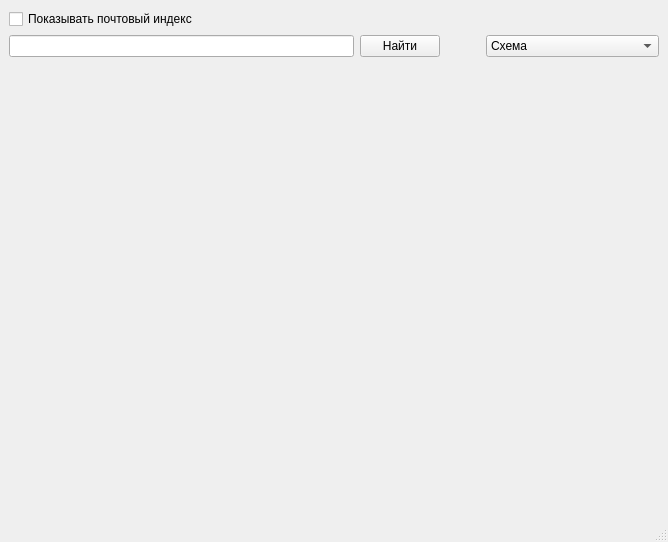
<?xml version="1.0" encoding="UTF-8"?>
<ui version="4.0">
 <class>MainWindow</class>
 <widget class="QMainWindow" name="MainWindow">
  <property name="geometry">
   <rect>
    <x>0</x>
    <y>0</y>
    <width>668</width>
    <height>542</height>
   </rect>
  </property>
  <property name="minimumSize">
   <size>
    <width>668</width>
    <height>542</height>
   </size>
  </property>
  <property name="maximumSize">
   <size>
    <width>668</width>
    <height>542</height>
   </size>
  </property>
  <property name="windowTitle">
   <string>MainWindow</string>
  </property>
  <widget class="QWidget" name="centralwidget">
   <layout class="QVBoxLayout" name="verticalLayout">
    <item>
     <widget class="QCheckBox" name="chb_index">
      <property name="enabled">
       <bool>true</bool>
      </property>
      <property name="sizePolicy">
       <sizepolicy hsizetype="Fixed" vsizetype="Fixed">
        <horstretch>0</horstretch>
        <verstretch>0</verstretch>
       </sizepolicy>
      </property>
      <property name="text">
       <string>Показывать почтовый индекс</string>
      </property>
     </widget>
    </item>
    <item>
     <layout class="QHBoxLayout" name="horizontalLayout" stretch="2,0,0,1">
      <item>
       <widget class="QLineEdit" name="le_find"/>
      </item>
      <item>
       <widget class="QPushButton" name="btn_find">
        <property name="text">
         <string>Найти</string>
        </property>
       </widget>
      </item>
      <item>
       <spacer name="horizontalSpacer">
        <property name="orientation">
         <enum>Qt::Horizontal</enum>
        </property>
        <property name="sizeType">
         <enum>QSizePolicy::Expanding</enum>
        </property>
        <property name="sizeHint" stdset="0">
         <size>
          <width>40</width>
          <height>20</height>
         </size>
        </property>
       </spacer>
      </item>
      <item>
       <widget class="QComboBox" name="cb_mode">
        <item>
         <property name="text">
          <string>Схема</string>
         </property>
        </item>
        <item>
         <property name="text">
          <string>Спутник</string>
         </property>
        </item>
        <item>
         <property name="text">
          <string>Гибрид</string>
         </property>
        </item>
       </widget>
      </item>
     </layout>
    </item>
    <item>
     <widget class="QLabel" name="label">
      <property name="sizePolicy">
       <sizepolicy hsizetype="Expanding" vsizetype="Expanding">
        <horstretch>0</horstretch>
        <verstretch>0</verstretch>
       </sizepolicy>
      </property>
      <property name="maximumSize">
       <size>
        <width>16777215</width>
        <height>16777215</height>
       </size>
      </property>
      <property name="text">
       <string/>
      </property>
      <property name="alignment">
       <set>Qt::AlignHCenter|Qt::AlignTop</set>
      </property>
     </widget>
    </item>
   </layout>
  </widget>
  <widget class="QStatusBar" name="statusbar"/>
 </widget>
 <resources/>
 <connections/>
</ui>
